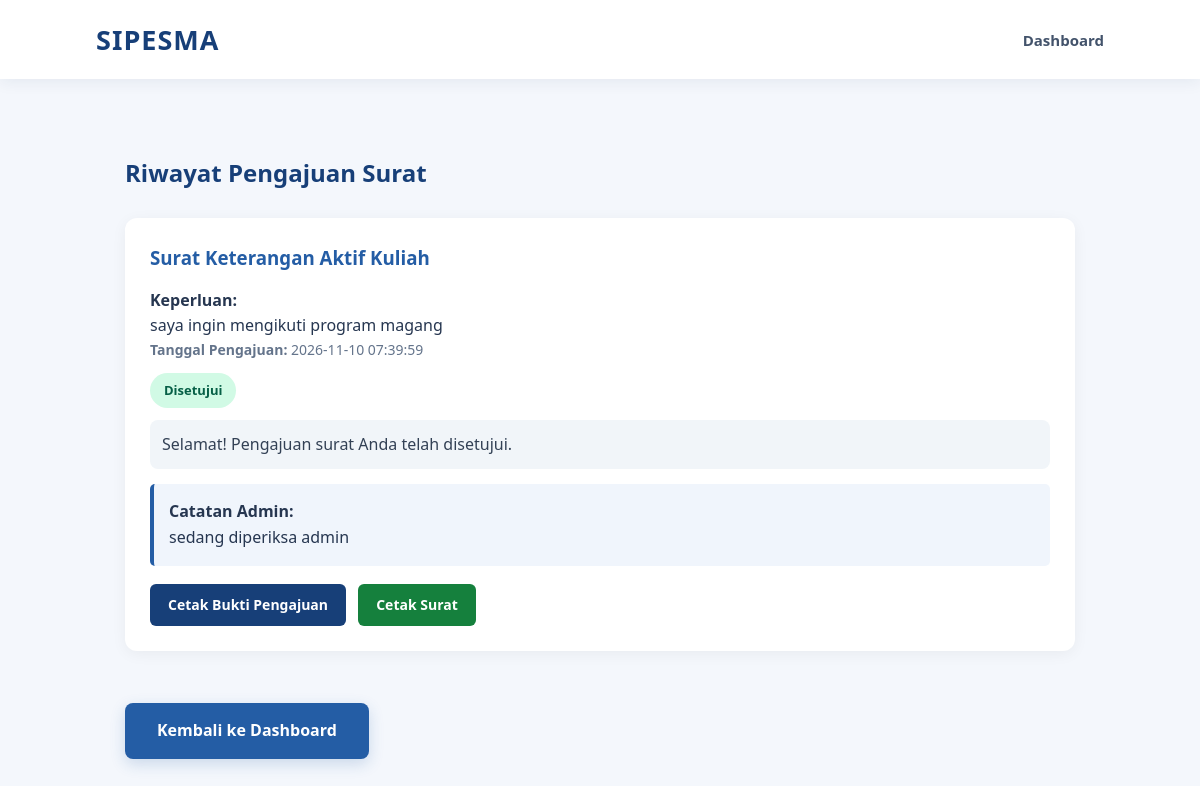
The app's page /riwayat.php (signed in) with its own data.
### tables this page shows
CREATE TABLE `pengajuan` (
  `id` int(11) NOT NULL,
  `user_id` int(11) NOT NULL,
  `jenis_surat_id` int(11) NOT NULL,
  `keperluan` text NOT NULL,
  `status` enum('menunggu','diproses','disetujui','ditolak') DEFAULT 'menunggu',
  `catatan_admin` text DEFAULT NULL,
  `created_at` timestamp NULL DEFAULT current_timestamp()
);

CREATE TABLE `jenis_surat` (
  `id` int(11) NOT NULL,
  `nama_surat` varchar(100) NOT NULL,
  `deskripsi` text DEFAULT NULL
);

### riwayat.php (the view, shortened to what this page needs)
<?php
require_once "koneksi.php";
$user_id = (int) $_SESSION["id"];
$stmt = mysqli_prepare(
    $conn,
    "SELECT p.*, j.nama_surat
     FROM pengajuan p
     JOIN jenis_surat j ON p.jenis_surat_id = j.id
     WHERE p.user_id = ?
     ORDER BY p.created_at DESC"
);
mysqli_stmt_bind_param($stmt, "i", $user_id);
mysqli_stmt_execute($stmt);
$hasil = mysqli_stmt_get_result($stmt);
$keterangan_status = [
    "menunggu" => "Pengajuan Anda sedang menunggu pemeriksaan admin.",
    "diproses" => "Pengajuan Anda sedang diproses oleh admin.",
    "disetujui" => "Selamat! Pengajuan surat Anda telah disetujui.",
    "ditolak" => "Mohon maaf, pengajuan surat Anda ditolak. Silakan baca catatan admin."
];
?>
<!DOCTYPE html>
<html lang="id">
<head>
    <link rel="stylesheet" href="css/style.css">
</head>
<body>
<nav class="navbar">
    <div class="logo">SIPESMA</div>
    <a href="dashboard.php" class="nav-link">Dashboard</a>
</nav>
<div class="riwayat">
    <h2>Riwayat Pengajuan Surat</h2>
    <?php if (mysqli_num_rows($hasil) > 0): ?>
        <?php while ($data = mysqli_fetch_assoc($hasil)): ?>
            <?php
            $status = $data["status"];
            $keterangan = $keterangan_status[$status] ?? "Status belum diketahui.";
            ?>
            <div class="item">
                <h3>
                    <?= htmlspecialchars($data["nama_surat"]); ?>
                </h3>
                <p>
                    <strong>Keperluan:</strong><br>
                    <?= nl2br(htmlspecialchars($data["keperluan"])); ?>
                </p>
                <p class="tanggal">
                    <strong>Tanggal Pengajuan:</strong>
                    <?= htmlspecialchars($data["created_at"]); ?>
                </p>
                <span class="status <?= htmlspecialchars($status); ?>">
                    <?= htmlspecialchars(ucfirst($status)); ?>
                </span>
                <div class="keterangan">
                    <?= htmlspecialchars($keterangan); ?>
                </div>
                <div class="catatan">
                    <strong>Catatan Admin:</strong><br>
                    <?php if (!empty($data["catatan_admin"])): ?>
                        <?= nl2br(htmlspecialchars($data["catatan_admin"])); ?>
                    <?php else: ?>
                        <span style="color:#64748b;">
                            Belum ada catatan dari admin.
                        </span>
                    <?php endif; ?>
                </div>
                <a href="cetak_bukti.php?id=<?= (int) $data["id"]; ?>"
                   class="tombol-cetak"
                   target="_blank">
                    Cetak Bukti Pengajuan
                </a>
                <?php if ($status === "disetujui"): ?>
                    <a href="cetak_surat.php?id=<?= (int) $data["id"]; ?>"
                       class="tombol-cetak tombol-surat"
                       target="_blank">
                        Cetak Surat
                    </a>
                <?php endif; ?>
            </div>
        <?php endwhile; ?>
    <?php endif; ?>
    <a href="dashboard.php" class="btn">
        Kembali ke Dashboard
    </a>
</div>
</body>
</html>

### css/style.css (style rules this page uses)
* { margin: 0; padding: 0; box-sizing: border-box; }
html { scroll-behavior: smooth; }
body { font-family: 'Segoe UI', Arial, sans-serif; background: #f4f7fc; color: #263650; line-height: 1.6; }
.navbar { background: #ffffff; padding: 18px 8%; display: flex; justify-content: space-between; align-items: center; position: sticky; top: 0; z-index: 100; box-shadow: 0 3px 15px rgba(20, 48, 90, 0.07); }
.logo { font-size: 27px; font-weight: 800; color: #173f78; letter-spacing: 1px; }
.nav-link { text-decoration: none; color: #43536b; margin-left: 30px; font-size: 15px; font-weight: 600; transition: 0.3s; }
.btn { display: inline-block; margin-top: 32px; padding: 15px 32px; background: #245da5; color: white; text-decoration: none; border-radius: 8px; font-weight: 600; box-shadow: 0 5px 15px rgba(36, 93, 165, 0.2); transition: 0.3s; }

### riwayat.php (style rules this page uses)
.riwayat { max-width: 1000px; margin: 50px auto; padding: 25px; }
.riwayat h2 { color: #173f78; margin-bottom: 25px; }
.item { background: white; padding: 25px; border-radius: 12px; margin-bottom: 20px; box-shadow: 0 3px 15px rgba(0,0,0,0.05); }
.item h3 { color: #245da5; margin-bottom: 15px; }
.status { display: inline-block; padding: 7px 14px; border-radius: 20px; background: #fff3cd; color: #856404; font-size: 13px; font-weight: bold; margin-top: 12px; }
.status.disetujui { background: #d1fae5; color: #065f46; }
.keterangan { margin-top: 12px; padding: 12px; border-radius: 8px; background: #f1f5f9; color: #334155; }
.catatan { margin-top: 15px; padding: 15px; border-left: 4px solid #245da5; background: #f0f5fc; border-radius: 5px; }
.tanggal { color: #64748b; font-size: 14px; }
.tombol-cetak { display: inline-block; margin-top: 18px; margin-right: 8px; padding: 10px 18px; background: #173f78; color: white; text-decoration: none; border-radius: 6px; font-size: 14px; font-weight: bold; }
.tombol-surat { background: #15803d; }

### records on screen
pengajuan: jenis_surat.nama_surat "Surat Keterangan Aktif Kuliah", keperluan "saya ingin mengikuti program magang", created_at "2026-11-10 07:39:59", status "Disetujui", status "Selamat! Pengajuan surat Anda telah disetujui.", catatan_admin "sedang diperiksa admin"
